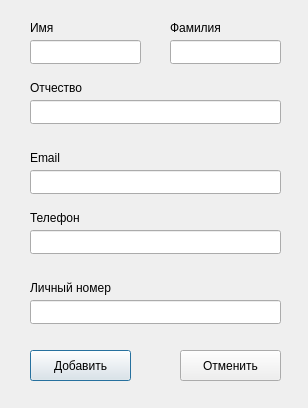
<?xml version="1.0" encoding="UTF-8"?>
<ui version="4.0">
 <class>AddPersonView</class>
 <widget class="QDialog" name="AddPersonView">
  <property name="geometry">
   <rect>
    <x>0</x>
    <y>0</y>
    <width>308</width>
    <height>408</height>
   </rect>
  </property>
  <property name="windowTitle">
   <string>Dialog</string>
  </property>
  <widget class="QLineEdit" name="lineEdit_6">
   <property name="geometry">
    <rect>
     <x>30</x>
     <y>300</y>
     <width>251</width>
     <height>24</height>
    </rect>
   </property>
  </widget>
  <widget class="QLineEdit" name="lineEdit_5">
   <property name="geometry">
    <rect>
     <x>30</x>
     <y>230</y>
     <width>251</width>
     <height>24</height>
    </rect>
   </property>
  </widget>
  <widget class="QLabel" name="label_6">
   <property name="geometry">
    <rect>
     <x>30</x>
     <y>280</y>
     <width>101</width>
     <height>16</height>
    </rect>
   </property>
   <property name="text">
    <string>Личный номер</string>
   </property>
  </widget>
  <widget class="QLabel" name="label_5">
   <property name="geometry">
    <rect>
     <x>30</x>
     <y>210</y>
     <width>71</width>
     <height>16</height>
    </rect>
   </property>
   <property name="text">
    <string>Телефон</string>
   </property>
  </widget>
  <widget class="QLineEdit" name="lineEdit_4">
   <property name="geometry">
    <rect>
     <x>30</x>
     <y>170</y>
     <width>251</width>
     <height>24</height>
    </rect>
   </property>
  </widget>
  <widget class="QLabel" name="label_4">
   <property name="geometry">
    <rect>
     <x>30</x>
     <y>150</y>
     <width>49</width>
     <height>16</height>
    </rect>
   </property>
   <property name="text">
    <string>Email</string>
   </property>
  </widget>
  <widget class="QLineEdit" name="lineEdit_3">
   <property name="geometry">
    <rect>
     <x>30</x>
     <y>100</y>
     <width>251</width>
     <height>24</height>
    </rect>
   </property>
  </widget>
  <widget class="QLabel" name="label_3">
   <property name="geometry">
    <rect>
     <x>30</x>
     <y>80</y>
     <width>81</width>
     <height>16</height>
    </rect>
   </property>
   <property name="text">
    <string>Отчество</string>
   </property>
  </widget>
  <widget class="QLineEdit" name="lineEdit">
   <property name="geometry">
    <rect>
     <x>30</x>
     <y>40</y>
     <width>111</width>
     <height>24</height>
    </rect>
   </property>
  </widget>
  <widget class="QLineEdit" name="lineEdit_2">
   <property name="geometry">
    <rect>
     <x>170</x>
     <y>40</y>
     <width>111</width>
     <height>24</height>
    </rect>
   </property>
  </widget>
  <widget class="QLabel" name="label">
   <property name="geometry">
    <rect>
     <x>30</x>
     <y>20</y>
     <width>49</width>
     <height>16</height>
    </rect>
   </property>
   <property name="text">
    <string>Имя</string>
   </property>
  </widget>
  <widget class="QLabel" name="label_2">
   <property name="geometry">
    <rect>
     <x>170</x>
     <y>20</y>
     <width>61</width>
     <height>16</height>
    </rect>
   </property>
   <property name="text">
    <string>Фамилия</string>
   </property>
  </widget>
  <widget class="QPushButton" name="pushButton_7">
   <property name="geometry">
    <rect>
     <x>30</x>
     <y>350</y>
     <width>101</width>
     <height>31</height>
    </rect>
   </property>
   <property name="text">
    <string>Добавить</string>
   </property>
  </widget>
  <widget class="QPushButton" name="pushButton_8">
   <property name="geometry">
    <rect>
     <x>180</x>
     <y>350</y>
     <width>101</width>
     <height>31</height>
    </rect>
   </property>
   <property name="text">
    <string>Отменить</string>
   </property>
  </widget>
 </widget>
 <resources/>
 <connections/>
</ui>
